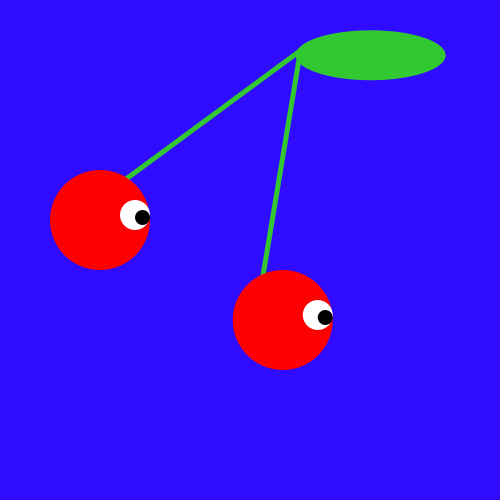
Frame 1 (no input)
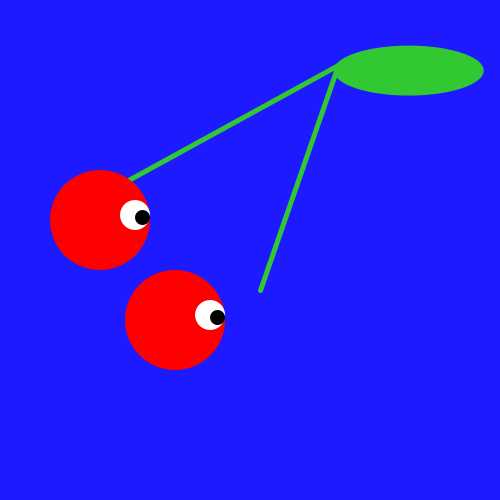
Frame 60 (the mouse pressed at the canvas centre just before this capture)
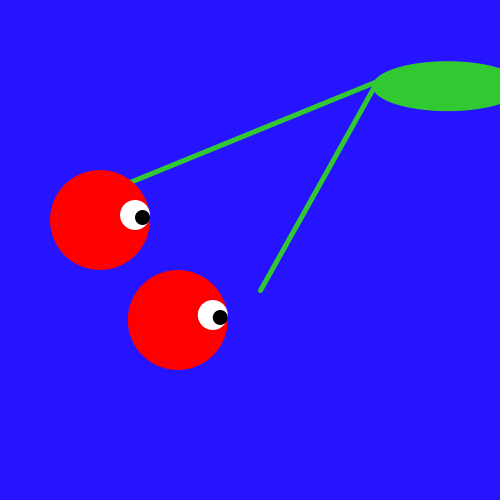
Frame 120 (the mouse held since frame 60 and released just before this capture)

The Processing sketch that drew these frames (run headless with seeded random() and noise(); from frame 60 on, the mouse is pressed at the canvas centre):

// Processing sketch: processing_64601
// ── processing_64601.pde

float x=300;
float y=50;
float geschwindigkeitX = random(1);
float geschwindigkeitY = random(1);
float xoff = 0.0;


void setup(){
  size(500,500);
}

void draw(){
background(random (50), random( 50), 255);
smooth();
  x = x + geschwindigkeitX;
  y = y + geschwindigkeitY;
  if (x > 400 || x < 0) {
    geschwindigkeitX = -geschwindigkeitX;
  }
  if  (y > height/2 || y < 0) {
    geschwindigkeitY = -geschwindigkeitY;
 
  }
  
  stroke(50,200,50);
  strokeWeight(5);
  line(110,190,x,y);
  line(260,290,x,y);
  noStroke();
  fill(50,200,50);
  ellipseMode(CORNER);
  ellipse(x - 5,y - 20,150,50);
  fill(255,0,0);
  noStroke();
  ellipse(50,170,100,100);
 
  fill(255);
  ellipse(120,200,30,30);
  fill(0);
  ellipse(135,210, 15,15);
  xoff = xoff + .01;
  float n = noise(xoff) * width;
  //if (n > 380 || x < 350);
  fill(255,0,0);
  noStroke();
  ellipse(n-70,270,100,100);
  fill(255);
  ellipse(n,300,30,30);
  fill(0);
  ellipse(n+15,310,15,15);
  
}
